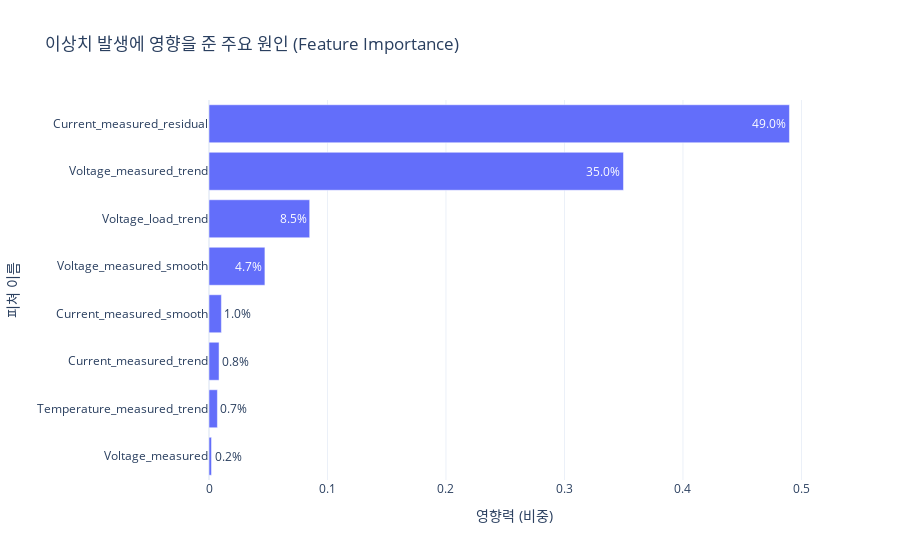

Notebook cell for this chart:
### Code cell
# 1. 원인 분석 모델 학습 (Surrogate Model)
explainer = DecisionTreeClassifier(max_depth=4, random_state=42)
explainer.fit(X, df['anomaly'])

# 2. 중요도 데이터프레임 만들기
importance_df = pd.DataFrame({
    'Feature': features,
    'Importance': explainer.feature_importances_
}).sort_values(by='Importance', ascending=True) # 그래프를 위해 오름차순 정렬

# 중요도가 0인(영향 없는) 피쳐는 제거해서 깔끔하게
importance_df = importance_df[importance_df['Importance'] > 0]

# 3. 시각화 (가로 막대 그래프)
fig_imp = px.bar(
    importance_df, 
    x='Importance', 
    y='Feature', 
    orientation='h',
    title='이상치 발생에 영향을 준 주요 원인 (Feature Importance)',
    labels={'Importance': '영향력 (비중)', 'Feature': '피쳐 이름'},
    text_auto='.1%'
)

fig_imp.update_layout(template='plotly_white')
fig_imp.show()

### Figure 1 — Plotly figure (JSON) as saved in the notebook; plotly's stock layout.template omitted (floating-point values rounded to 4 significant figures)
{"data": [{"alignmentgroup": "True", "hovertemplate": "영향력 (비중)=%{x}<br>피쳐 이름=%{y}<extra></extra>", "legendgroup": "", "marker": {"color": "#636efa", "pattern": {"shape": ""}}, "name": "", "offsetgroup": "", "orientation": "h", "showlegend": false, "textposition": "auto", "texttemplate": "%{x:.1%}", "type": "bar", "x": [0.002129, 0.007093, 0.00848, 0.01046, 0.04719, 0.08498, 0.3498, 0.4899], "xaxis": "x", "y": ["Voltage_measured", "Temperature_measured_trend", "Current_measured_trend", "Current_measured_smooth", "Voltage_measured_smooth", "Voltage_load_trend", "Voltage_measured_trend", "Current_measured_residual"], "yaxis": "y"}], "layout": {"barmode": "relative", "legend": {"tracegroupgap": 0}, "title": {"text": "이상치 발생에 영향을 준 주요 원인 (Feature Importance)"}, "xaxis": {"anchor": "y", "domain": [0, 1], "title": {"text": "영향력 (비중)"}}, "yaxis": {"anchor": "x", "domain": [0, 1], "title": {"text": "피쳐 이름"}}}}
